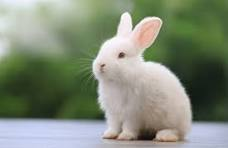
#> input picture Atividade Ruidos/coelho.jpg, 228 x 148 px, found by its file name
$ python transformada_wavelet.py
#> lines starting #> are read from the running program, lines starting #| are printed output that depends on the picture
# git + exhj + ex2 = 1500
# trabalho pra apresenta semana q vem = 4000
# Exercicio 2: Compreensão de imagem usando wallet
# objetivo: Utilizar a transformada Wavelet para realizar a compressão de uma imagem,
# removendo componentes de alta frequência (detalhes) e reconstruindo a imagem comprimida.
# no tratamento de ruidos aplicados a uma imagem
# Instruções: 1. Carregue uma imagem em escala de cinza.
# 2. Aplique a transformada Wavelet (usando 'haar') para decompor a imagem em componentes: (LL, LH, HL, HH)
# 3. Descarte os componentes de detalhes  (LH, HL, HH) e mantenha apenas o componente de baixa frequência (LL)
# 4. Realize a reconstrução inversa usando apenas o componente LL e visualize a imagem reconstruída.
# 5. Compare a imagem original com a imagem reconstruída. Avalie a qualidade da imagem comprimida.

import cv2
import numpy as np
import matplotlib.pyplot as plt
# Biblioteca para transformada wavelet
import pywt

# Carrega a imagem em tons de cinza
# imagem = cv2.imread('/content/drive/MyDrive/Colab Notebooks/coelho.jpg', cv2.IMREAD_GRAYSCALE)
imagem = cv2.imread('C:/Users/user/Documents/GitHub/CGPI/Atividade Ruidos/coelho.jpg', cv2.IMREAD_GRAYSCALE)
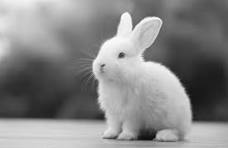
#> imagem: shape (148, 228); min 7, max 255, mean 133.8

# Aplica a transformada Wavelet usando 'haar'
coeffs2 = pywt.dwt2(imagem, 'haar')
LL, (LH, HL, HH) = coeffs2  # LL = baixa frequência, LH, HL, HH = componentes de alta frequência
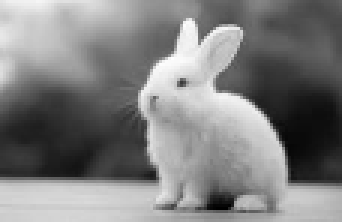
#> LL: shape (74, 114) float64 (shown 3 times larger); min 31.5, max 502, mean 267.6; drawn with min black and max white
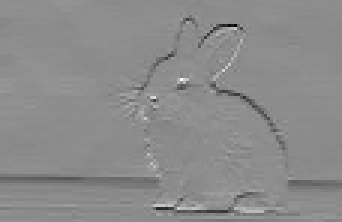
#> LH: shape (74, 114) float64 (shown 3 times larger); min -104.5, max 86, mean -0.2; drawn with min black and max white
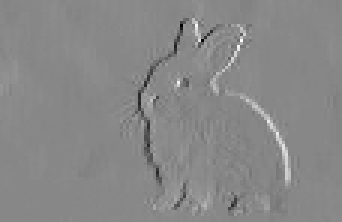
#> HL: shape (74, 114) float64 (shown 3 times larger); min -90.5, max 79.5, mean 0.3; drawn with min black and max white
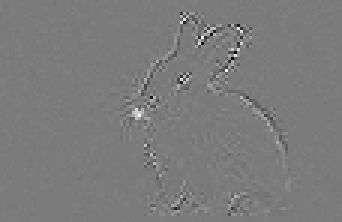
#> HH: shape (74, 114) float64 (shown 3 times larger); min -26.5, max 28, mean 0; drawn with min black and max white

# Reconstrói a imagem apenas com LL (componente de baixa frequência)
imagem_comprimida = pywt.idwt2((LL, (None, None, None)), 'haar')

# Estrutura para mostrar as imagens
plt.figure(figsize=(10, 5))

# Exibe a imagem original
plt.subplot(1, 2, 1), plt.imshow(imagem, cmap='gray')
plt.title('Imagem Original')
plt.xticks([]), plt.yticks([])

# Exibe a imagem reconstruída com compressão
plt.subplot(1, 2, 2), plt.imshow(imagem_comprimida, cmap='gray')
plt.title('Imagem Comprimida (Apenas LL)')
plt.xticks([]), plt.yticks([])

plt.show()
